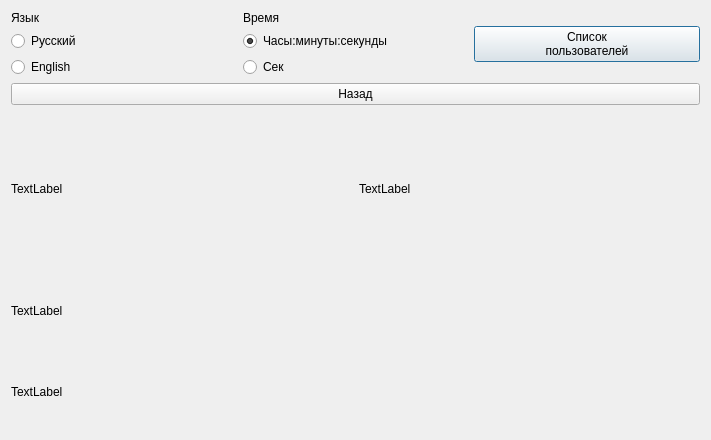
<?xml version="1.0" encoding="UTF-8"?>
<ui version="4.0">
 <class>Setup_commonSetup</class>
 <widget class="QDialog" name="Setup_commonSetup">
  <property name="geometry">
   <rect>
    <x>0</x>
    <y>0</y>
    <width>711</width>
    <height>440</height>
   </rect>
  </property>
  <property name="windowTitle">
   <string>Dialog</string>
  </property>
  <layout class="QGridLayout" name="gridLayout">
   <item row="0" column="0" colspan="2">
    <layout class="QVBoxLayout" name="verticalLayout_6">
     <item>
      <layout class="QHBoxLayout" name="horizontalLayout">
       <item>
        <layout class="QVBoxLayout" name="verticalLayout">
         <item>
          <widget class="QLabel" name="label">
           <property name="text">
            <string>Язык</string>
           </property>
          </widget>
         </item>
         <item>
          <widget class="QRadioButton" name="radioButton">
           <property name="enabled">
            <bool>true</bool>
           </property>
           <property name="tabletTracking">
            <bool>true</bool>
           </property>
           <property name="acceptDrops">
            <bool>true</bool>
           </property>
           <property name="text">
            <string>Русский</string>
           </property>
           <property name="checked">
            <bool>true</bool>
           </property>
          </widget>
         </item>
         <item>
          <widget class="QRadioButton" name="radioButton_2">
           <property name="enabled">
            <bool>true</bool>
           </property>
           <property name="tabletTracking">
            <bool>true</bool>
           </property>
           <property name="text">
            <string>English</string>
           </property>
           <property name="checked">
            <bool>false</bool>
           </property>
          </widget>
         </item>
        </layout>
       </item>
       <item>
        <layout class="QVBoxLayout" name="verticalLayout_4"/>
       </item>
       <item>
        <layout class="QVBoxLayout" name="verticalLayout_5">
         <item>
          <widget class="QLabel" name="label_2">
           <property name="text">
            <string>Время</string>
           </property>
          </widget>
         </item>
         <item>
          <layout class="QVBoxLayout" name="verticalLayout_2">
           <item>
            <widget class="QRadioButton" name="radioButton_3">
             <property name="tabletTracking">
              <bool>true</bool>
             </property>
             <property name="acceptDrops">
              <bool>true</bool>
             </property>
             <property name="text">
              <string>Часы:минуты:секунды</string>
             </property>
             <property name="checked">
              <bool>true</bool>
             </property>
            </widget>
           </item>
           <item>
            <widget class="QRadioButton" name="radioButton_4">
             <property name="tabletTracking">
              <bool>true</bool>
             </property>
             <property name="text">
              <string>Сек</string>
             </property>
            </widget>
           </item>
          </layout>
         </item>
        </layout>
       </item>
       <item>
        <widget class="QPushButton" name="pushButton">
         <property name="text">
          <string>Список
пользователей</string>
         </property>
        </widget>
       </item>
      </layout>
     </item>
     <item>
      <widget class="QPushButton" name="pushButton_2">
       <property name="text">
        <string>Назад</string>
       </property>
      </widget>
     </item>
    </layout>
   </item>
   <item row="1" column="0">
    <widget class="QLabel" name="label_5">
     <property name="text">
      <string>TextLabel</string>
     </property>
    </widget>
   </item>
   <item row="1" column="1">
    <widget class="QLabel" name="label_6">
     <property name="text">
      <string>TextLabel</string>
     </property>
    </widget>
   </item>
   <item row="2" column="0" colspan="2">
    <layout class="QVBoxLayout" name="verticalLayout_3">
     <item>
      <widget class="QLabel" name="label_3">
       <property name="text">
        <string>TextLabel</string>
       </property>
      </widget>
     </item>
     <item>
      <widget class="QLabel" name="label_4">
       <property name="text">
        <string>TextLabel</string>
       </property>
      </widget>
     </item>
    </layout>
   </item>
  </layout>
 </widget>
 <resources/>
 <connections/>
</ui>
